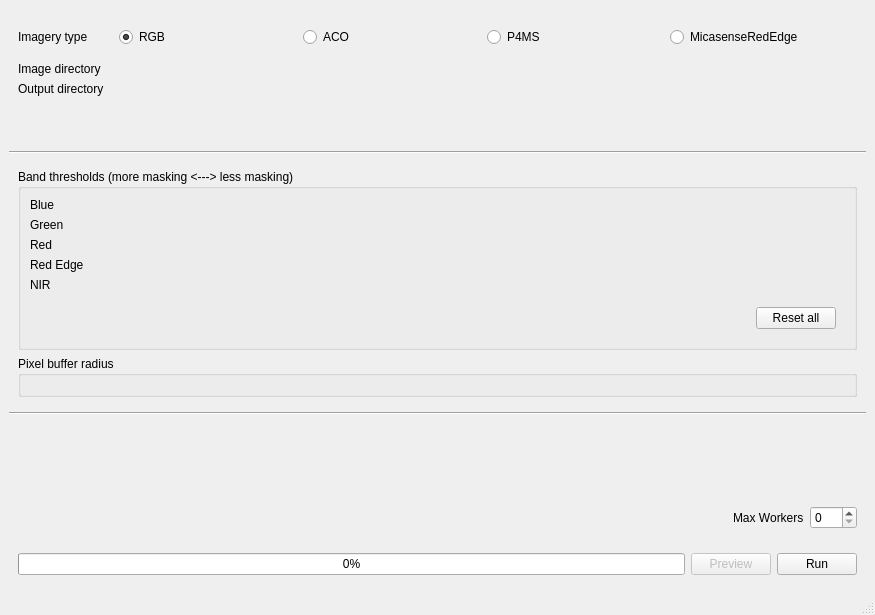
<?xml version="1.0" encoding="UTF-8"?>
<ui version="4.0">
 <class>MainWindow</class>
 <widget class="QMainWindow" name="MainWindow">
  <property name="geometry">
   <rect>
    <x>0</x>
    <y>0</y>
    <width>875</width>
    <height>615</height>
   </rect>
  </property>
  <property name="windowTitle">
   <string>GlintMaskGenerator</string>
  </property>
  <widget class="QWidget" name="centralwidget">
   <layout class="QVBoxLayout" name="verticalLayout_4">
    <item>
     <widget class="QFrame" name="frame_13">
      <layout class="QGridLayout" name="gridLayout">
       <item row="1" column="1">
        <widget class="QWidget" name="widget_5" native="true">
         <property name="sizePolicy">
          <sizepolicy hsizetype="MinimumExpanding" vsizetype="Preferred">
           <horstretch>0</horstretch>
           <verstretch>0</verstretch>
          </sizepolicy>
         </property>
         <layout class="QHBoxLayout" name="horizontalLayout_4">
          <item>
           <widget class="QRadioButton" name="img_type_rgb_radio">
            <property name="text">
             <string>RGB</string>
            </property>
            <property name="checked">
             <bool>true</bool>
            </property>
           </widget>
          </item>
          <item>
           <widget class="QRadioButton" name="img_type_aco_radio">
            <property name="text">
             <string>ACO</string>
            </property>
           </widget>
          </item>
          <item>
           <widget class="QRadioButton" name="img_type_p4ms_radio">
            <property name="text">
             <string>P4MS</string>
            </property>
           </widget>
          </item>
          <item>
           <widget class="QRadioButton" name="img_type_micasense_radio">
            <property name="text">
             <string>MicasenseRedEdge</string>
            </property>
           </widget>
          </item>
         </layout>
        </widget>
       </item>
       <item row="1" column="0">
        <widget class="QLabel" name="label_2">
         <property name="sizePolicy">
          <sizepolicy hsizetype="Minimum" vsizetype="Preferred">
           <horstretch>0</horstretch>
           <verstretch>0</verstretch>
          </sizepolicy>
         </property>
         <property name="text">
          <string>Imagery type</string>
         </property>
        </widget>
       </item>
       <item row="2" column="0">
        <widget class="QLabel" name="label_3">
         <property name="sizePolicy">
          <sizepolicy hsizetype="Minimum" vsizetype="Preferred">
           <horstretch>0</horstretch>
           <verstretch>0</verstretch>
          </sizepolicy>
         </property>
         <property name="text">
          <string>Image directory</string>
         </property>
        </widget>
       </item>
       <item row="3" column="0">
        <widget class="QLabel" name="label_4">
         <property name="sizePolicy">
          <sizepolicy hsizetype="Minimum" vsizetype="Preferred">
           <horstretch>0</horstretch>
           <verstretch>0</verstretch>
          </sizepolicy>
         </property>
         <property name="text">
          <string>Output directory</string>
         </property>
        </widget>
       </item>
       <item row="3" column="1">
        <widget class="DirectoryPath" name="mask_dir_w" native="true">
         <property name="sizePolicy">
          <sizepolicy hsizetype="MinimumExpanding" vsizetype="Preferred">
           <horstretch>0</horstretch>
           <verstretch>0</verstretch>
          </sizepolicy>
         </property>
        </widget>
       </item>
       <item row="2" column="1">
        <widget class="DirectoryPath" name="img_dir_w" native="true">
         <property name="sizePolicy">
          <sizepolicy hsizetype="MinimumExpanding" vsizetype="Preferred">
           <horstretch>0</horstretch>
           <verstretch>0</verstretch>
          </sizepolicy>
         </property>
        </widget>
       </item>
      </layout>
     </widget>
    </item>
    <item>
     <spacer name="verticalSpacer">
      <property name="orientation">
       <enum>Qt::Vertical</enum>
      </property>
      <property name="sizeHint" stdset="0">
       <size>
        <width>20</width>
        <height>40</height>
       </size>
      </property>
     </spacer>
    </item>
    <item>
     <widget class="Line" name="line">
      <property name="orientation">
       <enum>Qt::Horizontal</enum>
      </property>
     </widget>
    </item>
    <item>
     <widget class="QStackedWidget" name="parameters_stack">
      <property name="enabled">
       <bool>true</bool>
      </property>
      <property name="layoutDirection">
       <enum>Qt::LeftToRight</enum>
      </property>
      <property name="currentIndex">
       <number>0</number>
      </property>
      <widget class="QWidget" name="threshold_params_widget">
       <layout class="QVBoxLayout" name="verticalLayout_5">
        <item>
         <widget class="QGroupBox" name="groupBox_3">
          <property name="title">
           <string>Band thresholds (more masking &lt;---&gt; less masking)</string>
          </property>
          <layout class="QGridLayout" name="gridLayout_2">
           <item row="7" column="2">
            <widget class="QWidget" name="widget_4" native="true">
             <layout class="QHBoxLayout" name="horizontalLayout_5">
              <item>
               <spacer name="horizontalSpacer_2">
                <property name="orientation">
                 <enum>Qt::Horizontal</enum>
                </property>
                <property name="sizeHint" stdset="0">
                 <size>
                  <width>40</width>
                  <height>20</height>
                 </size>
                </property>
               </spacer>
              </item>
              <item>
               <widget class="QPushButton" name="reset_thresholds_btn">
                <property name="text">
                 <string>Reset all</string>
                </property>
               </widget>
              </item>
             </layout>
            </widget>
           </item>
           <item row="6" column="0">
            <widget class="QLabel" name="label_15">
             <property name="text">
              <string>NIR</string>
             </property>
             <property name="buddy">
              <cstring>nir_thresh_w</cstring>
             </property>
            </widget>
           </item>
           <item row="0" column="0">
            <widget class="QLabel" name="label_13">
             <property name="text">
              <string>Blue</string>
             </property>
             <property name="buddy">
              <cstring>blue_thresh_w</cstring>
             </property>
            </widget>
           </item>
           <item row="1" column="0">
            <widget class="QLabel" name="label_14">
             <property name="text">
              <string>Green</string>
             </property>
             <property name="buddy">
              <cstring>green_thresh_w</cstring>
             </property>
            </widget>
           </item>
           <item row="6" column="2">
            <widget class="ThresholdCtrl" name="nir_thresh_w" native="true"/>
           </item>
           <item row="2" column="2">
            <widget class="ThresholdCtrl" name="red_thresh_w" native="true"/>
           </item>
           <item row="4" column="2">
            <widget class="ThresholdCtrl" name="rededge_thresh_w" native="true"/>
           </item>
           <item row="0" column="2">
            <widget class="ThresholdCtrl" name="blue_thresh_w" native="true"/>
           </item>
           <item row="4" column="0">
            <widget class="QLabel" name="label_5">
             <property name="text">
              <string>Red Edge</string>
             </property>
             <property name="buddy">
              <cstring>rededge_thresh_w</cstring>
             </property>
            </widget>
           </item>
           <item row="2" column="0">
            <widget class="QLabel" name="label_16">
             <property name="text">
              <string>Red</string>
             </property>
             <property name="buddy">
              <cstring>red_thresh_w</cstring>
             </property>
            </widget>
           </item>
           <item row="1" column="2">
            <widget class="ThresholdCtrl" name="green_thresh_w" native="true"/>
           </item>
          </layout>
         </widget>
        </item>
        <item>
         <widget class="QGroupBox" name="groupBox_12">
          <property name="title">
           <string>Pixel buffer radius</string>
          </property>
          <layout class="QHBoxLayout" name="horizontalLayout_19">
           <item>
            <widget class="BufferCtrl" name="pixel_buffer_w" native="true"/>
           </item>
          </layout>
         </widget>
        </item>
       </layout>
      </widget>
      <widget class="QWidget" name="ratio_params_widget">
       <layout class="QVBoxLayout" name="verticalLayout_2">
        <item>
         <widget class="QGroupBox" name="groupBox">
          <property name="title">
           <string>GroupBox</string>
          </property>
         </widget>
        </item>
        <item>
         <widget class="QGroupBox" name="groupBox_2">
          <property name="title">
           <string>GroupBox</string>
          </property>
         </widget>
        </item>
       </layout>
      </widget>
     </widget>
    </item>
    <item>
     <widget class="Line" name="line_2">
      <property name="orientation">
       <enum>Qt::Horizontal</enum>
      </property>
     </widget>
    </item>
    <item>
     <spacer name="verticalSpacer_2">
      <property name="orientation">
       <enum>Qt::Vertical</enum>
      </property>
      <property name="sizeHint" stdset="0">
       <size>
        <width>20</width>
        <height>76</height>
       </size>
      </property>
     </spacer>
    </item>
    <item>
     <widget class="QWidget" name="widget_3" native="true">
      <layout class="QHBoxLayout" name="horizontalLayout_3">
       <item>
        <spacer name="horizontalSpacer">
         <property name="orientation">
          <enum>Qt::Horizontal</enum>
         </property>
         <property name="sizeHint" stdset="0">
          <size>
           <width>805</width>
           <height>20</height>
          </size>
         </property>
        </spacer>
       </item>
       <item>
        <widget class="QLabel" name="label_6">
         <property name="text">
          <string>Max Workers</string>
         </property>
         <property name="buddy">
          <cstring>max_workers_spinbox</cstring>
         </property>
        </widget>
       </item>
       <item>
        <widget class="QSpinBox" name="max_workers_spinbox">
         <property name="minimum">
          <number>0</number>
         </property>
         <property name="maximum">
          <number>100</number>
         </property>
         <property name="singleStep">
          <number>1</number>
         </property>
        </widget>
       </item>
      </layout>
     </widget>
    </item>
    <item>
     <widget class="QWidget" name="widget_14" native="true">
      <layout class="QHBoxLayout" name="horizontalLayout_10">
       <item>
        <widget class="QProgressBar" name="progress_bar">
         <property name="maximum">
          <number>100</number>
         </property>
         <property name="value">
          <number>0</number>
         </property>
        </widget>
       </item>
       <item>
        <widget class="QPushButton" name="preview_btn">
         <property name="enabled">
          <bool>false</bool>
         </property>
         <property name="text">
          <string>Preview</string>
         </property>
        </widget>
       </item>
       <item>
        <widget class="QPushButton" name="run_btn">
         <property name="text">
          <string>Run</string>
         </property>
        </widget>
       </item>
      </layout>
     </widget>
    </item>
   </layout>
  </widget>
  <widget class="QStatusBar" name="statusbar"/>
 </widget>
 <customwidgets>
  <customwidget>
   <class>ThresholdCtrl</class>
   <extends>QWidget</extends>
   <header>widgets/threshold_ctrl.h</header>
   <container>1</container>
  </customwidget>
  <customwidget>
   <class>DirectoryPath</class>
   <extends>QWidget</extends>
   <header>widgets/directory_path.h</header>
   <container>1</container>
  </customwidget>
  <customwidget>
   <class>BufferCtrl</class>
   <extends>QWidget</extends>
   <header>widgets/buffer_ctrl.h</header>
   <container>1</container>
  </customwidget>
 </customwidgets>
 <tabstops>
  <tabstop>img_type_rgb_radio</tabstop>
  <tabstop>img_type_p4ms_radio</tabstop>
  <tabstop>img_type_micasense_radio</tabstop>
  <tabstop>preview_btn</tabstop>
  <tabstop>run_btn</tabstop>
 </tabstops>
 <resources/>
 <connections/>
 <slots>
  <slot>img_dir_btn_clicked()</slot>
  <slot>mask_dir_btn_clicked()</slot>
  <slot>run_btn_clicked()</slot>
  <slot>preview_btn_clicked()</slot>
  <slot>update_method_params()</slot>
  <slot>reset_thresholds()</slot>
  <slot>enable_available_thresholds()</slot>
 </slots>
</ui>
